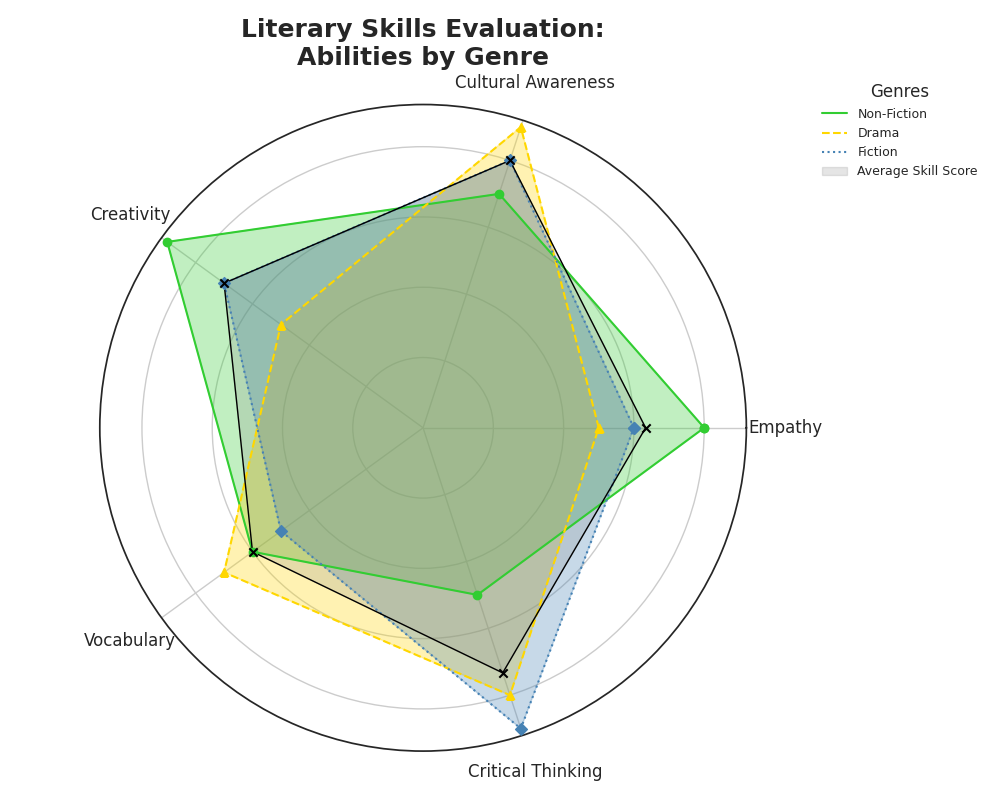

Python code for this plot:
import matplotlib.pyplot as plt
import numpy as np

# Altered labels ("Creativity" and "Empathy" switched places; "Critical Thinking" and "Cultural Awareness" switched)
skills = ['Empathy', 'Cultural Awareness', 'Creativity', 'Vocabulary', 'Critical Thinking']

# Altered chart title slightly
plt_title = "Literary Skills Evaluation:\nAbilities by Genre"

# Swapped genre names and their corresponding data
data = {
    'Non-Fiction': [8, 7, 9, 6, 5],
    'Drama': [5, 9, 5, 7, 8],
    'Fiction': [6, 8, 7, 5, 9],
}

average_skill_scores = np.mean(list(data.values()), axis=0)
average_skill_scores = np.append(average_skill_scores, average_skill_scores[0])

N = len(skills)
angles = np.linspace(0, 2 * np.pi, N, endpoint=False).tolist()
angles += angles[:1]

for genre in data:
    data[genre].append(data[genre][0])

fig, ax = plt.subplots(figsize=(10, 8), subplot_kw=dict(polar=True))

colors = ['#32CD32', '#FFD700', '#4682B4']
markers = ['o', '^', 'D']
linestyles = ['-', '--', ':']

for i, (genre, values) in enumerate(data.items()):
    ax.fill(angles, values, color=colors[i], alpha=0.3)
    ax.plot(angles, values, color=colors[i], linewidth=1.5, linestyle=linestyles[i], label=genre)
    ax.scatter(angles, values, color=colors[i], marker=markers[i], zorder=10)

ax.fill(angles, average_skill_scores, color='gray', alpha=0.2, label='Average Skill Score')
ax.plot(angles, average_skill_scores, color='black', linestyle='-', linewidth=1)
ax.scatter(angles[:-1], average_skill_scores[:-1], color='black', marker='x', zorder=10)

ax.set_yticklabels([])
ax.set_xticks(angles[:-1])
ax.set_xticklabels(skills, fontsize=12, fontweight='medium')  # Altered skill labels are displayed here
ax.tick_params(axis='x', which='major', pad=15)

# Modified title based on reshuffled and altered elements
plt.title(plt_title, size=18, fontweight='bold', va='bottom', pad=25)
plt.legend(loc='upper left', bbox_to_anchor=(1.1, 1.05), title='Genres', fontsize=9, frameon=False)

plt.tight_layout()
plt.show()
